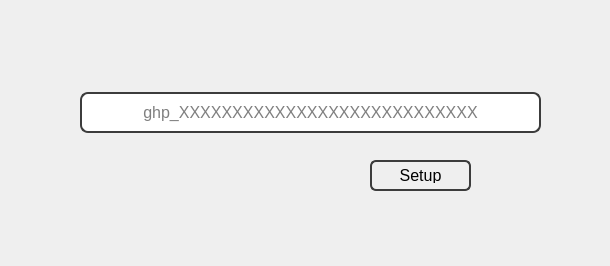
<?xml version="1.0" encoding="UTF-8"?>
<ui version="4.0">
 <class>Form</class>
 <widget class="QWidget" name="Form">
  <property name="geometry">
   <rect>
    <x>0</x>
    <y>0</y>
    <width>610</width>
    <height>266</height>
   </rect>
  </property>
  <property name="sizePolicy">
   <sizepolicy hsizetype="Fixed" vsizetype="Fixed">
    <horstretch>0</horstretch>
    <verstretch>0</verstretch>
   </sizepolicy>
  </property>
  <property name="minimumSize">
   <size>
    <width>610</width>
    <height>266</height>
   </size>
  </property>
  <property name="maximumSize">
   <size>
    <width>610</width>
    <height>266</height>
   </size>
  </property>
  <property name="windowTitle">
   <string>GitHub Authentication - Inkpotro</string>
  </property>
  <property name="windowIcon">
   <iconset>
    <normaloff>../icons/inkpotro.png</normaloff>../icons/inkpotro.png</iconset>
  </property>
  <widget class="QLineEdit" name="github_token_input">
   <property name="geometry">
    <rect>
     <x>80</x>
     <y>92</y>
     <width>461</width>
     <height>41</height>
    </rect>
   </property>
   <property name="font">
    <font>
     <pointsize>12</pointsize>
    </font>
   </property>
   <property name="focusPolicy">
    <enum>Qt::FocusPolicy::ClickFocus</enum>
   </property>
   <property name="styleSheet">
    <string notr="true">QLineEdit {
    border: 2px solid #3c3c3c;
    border-radius: 8px;
    padding: 6px 10px;
}
QLineEdit:focus {
    border: 2px solid #428cfe;
}</string>
   </property>
   <property name="echoMode">
    <enum>QLineEdit::EchoMode::Password</enum>
   </property>
   <property name="alignment">
    <set>Qt::AlignmentFlag::AlignCenter</set>
   </property>
   <property name="placeholderText">
    <string>ghp_XXXXXXXXXXXXXXXXXXXXXXXXXXXX</string>
   </property>
  </widget>
  <widget class="QPushButton" name="setup_github_token">
   <property name="geometry">
    <rect>
     <x>370</x>
     <y>160</y>
     <width>101</width>
     <height>31</height>
    </rect>
   </property>
   <property name="font">
    <font>
     <pointsize>12</pointsize>
    </font>
   </property>
   <property name="styleSheet">
    <string notr="true">QPushButton {
    border: 2px solid #3c3c3c;
    padding: 6px 10px;
    border-radius: 6px;
}
QPushButton:pressed {
    background-color: #428cfe;
    color: #e7ecfb;
    padding-left: 10px;
    padding-top: 9px;
}</string>
   </property>
   <property name="text">
    <string>Setup</string>
   </property>
  </widget>
 </widget>
 <resources/>
 <connections/>
</ui>
